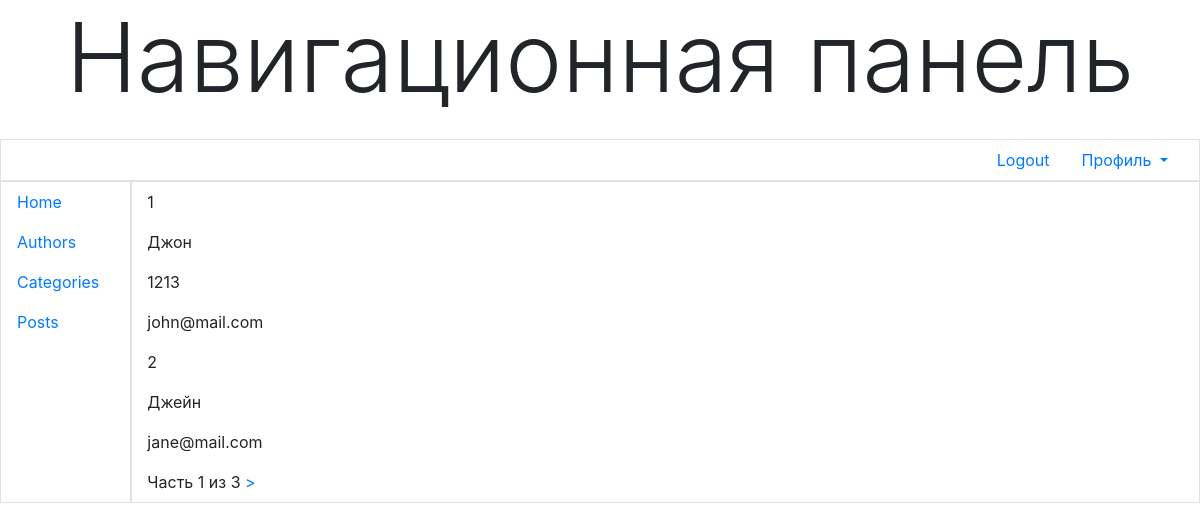
The page /paginator_authors/ (signed in) on the database its author committed.
### views_app/models.py (models this page shows, shortened)
class Author(models.Model):
    objects = models.Manager()
    new_manager = CategoryManager()
    name = models.CharField(max_length=100)
    email = models.EmailField(unique=True)
    bio = models.TextField()
    user = models.OneToOneField(User, on_delete=models.CASCADE, null=True, blank=True)

### views_app/views.py (the view)
# urls.py: path('paginator_authors/', views.paginator_view),
@user_passes_test(lambda user: user.is_superuser)
def paginator_view(request: HttpRequest):
    authors = Author.objects.all()
    paginator = Paginator(authors, 2) # authors/?page=1
    if 'page' in request.GET: # request.GET = {'page': 1}
        page_num = request.GET['page']
    else:
        page_num = 1
    page = paginator.get_page(page_num)
    context = {'authors': page.object_list, 'page': page}
    return render(request, 'views_app/authors_paginator.html', context)

### views_app/templates/views_app/authors_paginator.html (shortened to what this page needs)
{% extends 'layouts/navbar.html' %}
{% block content %}
    {% for author in authors %}
    <p>{{ author.pk }}</p>
    <p>{{ author.name }}</p>
    <p>{{ author.bio }}</p>
    <p>{{ author.email }}</p>
    {% endfor %}
    <div class="paginator">
        Часть {{ page.number }} из {{ page.paginator.num_pages }}
        {% if page.has_next %}
        <a href="?page={{ page.next_page_number }}">&gt;</a>
        {% endif %}
    </div>
{% endblock %}

### rows shown on the page
Author: pk "1", name "Джон", bio "1213", email "john@mail.com"
Author: pk "2", name "Джейн", email "jane@mail.com"

### other values the page prints
{{ page.number }} "1"
{{ page.paginator.num_pages }} "3"
